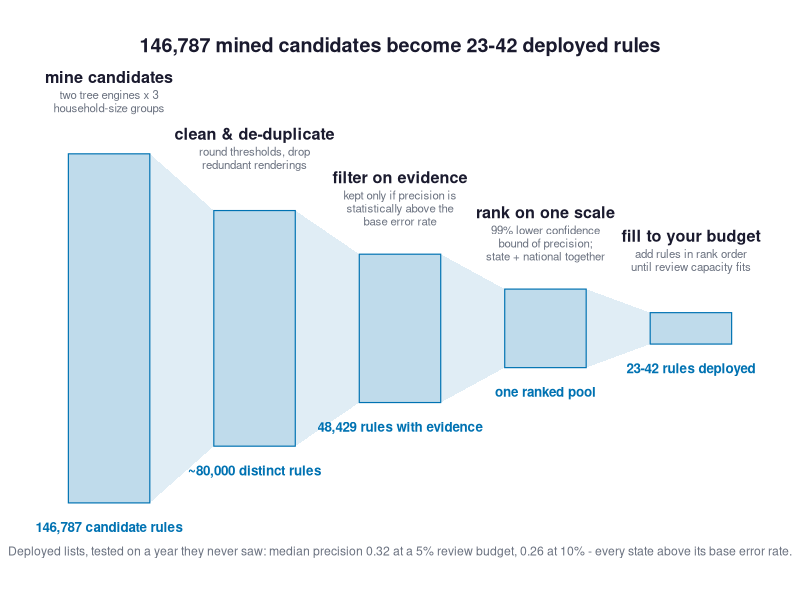
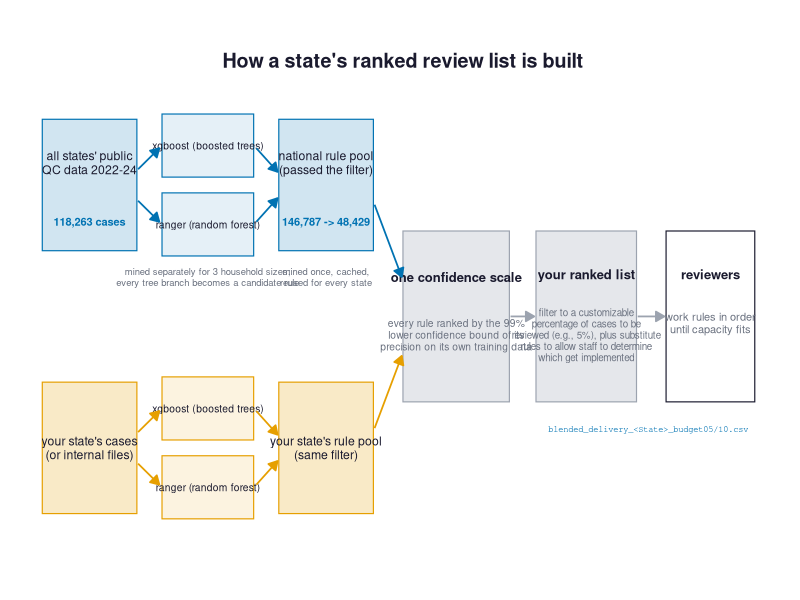
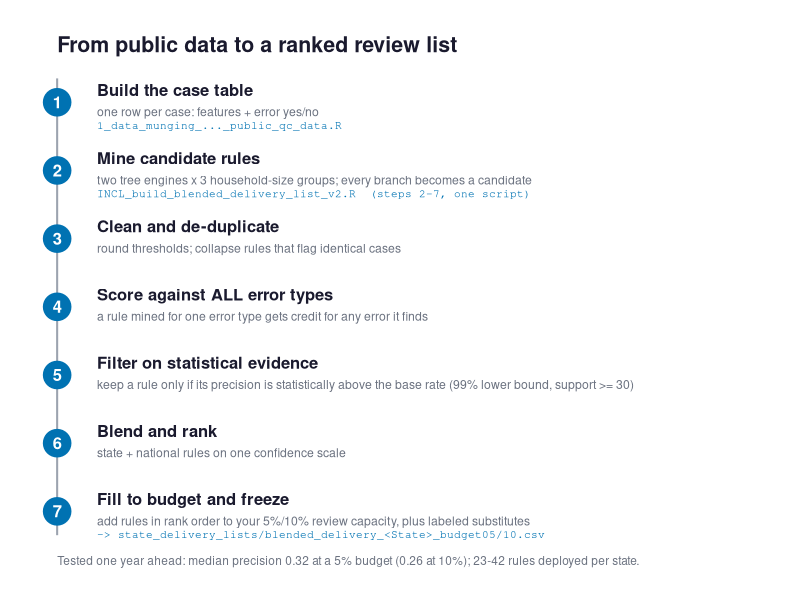

These figures' R source, in order:
# Three candidate figures explaining the delivery-list pipeline, for the deck.
# Audience: state program analysts. All counts/precision figures are from the
# published any-error recipe (national 2022-24 pool; blended benchmark,
# findings 14-16).
#   A  funnel: mine everything, trust little (stage counts)
#   B  two streams: national + state pools merge on one confidence scale
#   C  recipe card: numbered steps, what you run and what you get
# Output: presentation_figures/pipeline_option_{A,B,C}.png

suppressMessages(library(ggplot2))
dir.create("presentation_figures", showWarnings = FALSE)

INK    <- "#1a1a2e"   # primary text
MUTED  <- "#6b7280"   # secondary text
BOX    <- "#e5e7eb"   # neutral structure fill
EDGE   <- "#9ca3af"
BLUE   <- "#0072B2"   # national / pipeline accent (Okabe-Ito)
ORANGE <- "#E69F00"   # the state's own data accent (Okabe-Ito)

arrowspec <- arrow(length = unit(7, "pt"), type = "closed")

## ── Option A: the funnel ──────────────────────────────────────────────────────
stages <- data.frame(
  x = 1:5,
  half = c(2.0, 1.35, 0.85, 0.45, 0.18),
  title = c("mine candidates", "clean & de-duplicate", "filter on evidence",
            "rank on one scale", "fill to your budget"),
  sub = c("two tree engines x 3\nhousehold-size groups",
          "round thresholds, drop\nredundant renderings",
          "kept only if precision is\nstatistically above the\nbase error rate",
          "99% lower confidence\nbound of precision;\nstate + national together",
          "add rules in rank order\nuntil review capacity fits"),
  n = c("146,787 candidate rules", "~80,000 distinct rules",
        "48,429 rules with evidence", "one ranked pool",
        "23-42 rules deployed")
)
polys <- do.call(rbind, lapply(1:4, function(i) data.frame(
  id = i,
  x = c(stages$x[i] + 0.28, stages$x[i + 1] - 0.28,
        stages$x[i + 1] - 0.28, stages$x[i] + 0.28),
  y = c(stages$half[i], stages$half[i + 1],
        -stages$half[i + 1], -stages$half[i])
)))
pA <- ggplot() +
  geom_polygon(data = polys, aes(x, y, group = id), fill = BLUE, alpha = 0.12) +
  geom_rect(data = stages,
            aes(xmin = x - 0.28, xmax = x + 0.28, ymin = -half, ymax = half),
            fill = BLUE, alpha = 0.25, colour = BLUE, linewidth = 0.4) +
  geom_text(data = stages, aes(x, half + 0.95, label = title),
            fontface = "bold", size = 4.1, colour = INK, vjust = 1) +
  geom_text(data = stages, aes(x, half + 0.73, label = sub),
            size = 2.9, colour = MUTED, vjust = 1, lineheight = 0.95) +
  geom_text(data = stages, aes(x, -half - 0.22, label = n),
            size = 3.4, colour = BLUE, fontface = "bold", vjust = 1) +
  annotate("text", x = 3, y = 3.25,
           label = "146,787 mined candidates become 23-42 deployed rules",
           size = 5, fontface = "bold", colour = INK) +
  annotate("text", x = 3, y = -2.55,
           label = "Deployed lists, tested on a year they never saw: median precision 0.32 at a 5% review budget, 0.26 at 10% - every state above its base error rate.",
           size = 3.1, colour = MUTED) +
  coord_cartesian(xlim = c(0.5, 5.5), ylim = c(-2.8, 3.45)) +
  theme_void()
ggsave("presentation_figures/pipeline_option_A.png", pA,
       width = 11, height = 5.4, dpi = 300, bg = "white")

## ── Option B: two streams merge ───────────────────────────────────────────────
box <- function(x, y, w, h, fill, colour = NA) {
  annotate("rect", xmin = x - w/2, xmax = x + w/2, ymin = y - h/2, ymax = y + h/2,
           fill = fill, colour = colour, linewidth = 0.4)
}
lbl <- function(x, y, text, size = 3.4, col = INK, face = "plain", lh = 0.95)
  annotate("text", x = x, y = y, label = text, size = size, colour = col,
           fontface = face, lineheight = lh)
seg <- function(x1, y1, x2, y2, col = EDGE)
  annotate("segment", x = x1, y = y1, xend = x2, yend = y2,
           colour = col, linewidth = 0.6, arrow = arrowspec)

chip <- function(x, y, w, h, fill, colour, text, tsize = 2.6) {
  list(box(x, y, w, h, fill = fill, colour = colour),
       lbl(x, y, text, tsize, INK, lh = 0.9))
}
pB <- ggplot() +
  # ── national lane ──
  box(1.0, 3.0, 1.6, 1.0, fill = scales::alpha(BLUE, 0.18), colour = BLUE) +
  lbl(1.0, 3.17, "all states' public
QC data 2022-24", 3.1, INK) +
  lbl(1.0, 2.72, "118,263 cases", 2.8, BLUE, "bold") +
  chip(3.0, 3.30, 1.55, 0.48, scales::alpha(BLUE, 0.10), BLUE,
       "xgboost (boosted trees)") +
  chip(3.0, 2.70, 1.55, 0.48, scales::alpha(BLUE, 0.10), BLUE,
       "ranger (random forest)") +
  lbl(3.0, 2.30, "mined separately for 3 household sizes;
every tree branch becomes a candidate rule", 2.4, MUTED) +
  seg(1.82, 3.12, 2.18, 3.28, BLUE) + seg(1.82, 2.88, 2.18, 2.72, BLUE) +
  seg(3.82, 3.28, 4.18, 3.10, BLUE) + seg(3.82, 2.72, 4.18, 2.90, BLUE) +
  box(5.0, 3.0, 1.6, 1.0, fill = scales::alpha(BLUE, 0.18), colour = BLUE) +
  lbl(5.0, 3.17, "national rule pool
(passed the filter)", 3.1, INK) +
  lbl(5.0, 2.72, "146,787 -> 48,429", 2.8, BLUE, "bold") +
  lbl(5.0, 2.30, "mined once, cached,
reused for every state", 2.4, MUTED) +
  # ── state lane ──
  box(1.0, 1.0, 1.6, 1.0, fill = scales::alpha(ORANGE, 0.22), colour = ORANGE) +
  lbl(1.0, 1.0, "your state's cases
(or internal files)", 3.1, INK) +
  chip(3.0, 1.30, 1.55, 0.48, scales::alpha(ORANGE, 0.12), ORANGE,
       "xgboost (boosted trees)") +
  chip(3.0, 0.70, 1.55, 0.48, scales::alpha(ORANGE, 0.12), ORANGE,
       "ranger (random forest)") +
  seg(1.82, 1.12, 2.18, 1.28, ORANGE) + seg(1.82, 0.88, 2.18, 0.72, ORANGE) +
  seg(3.82, 1.28, 4.18, 1.10, ORANGE) + seg(3.82, 0.72, 4.18, 0.90, ORANGE) +
  box(5.0, 1.0, 1.6, 1.0, fill = scales::alpha(ORANGE, 0.22), colour = ORANGE) +
  lbl(5.0, 1.0, "your state's rule pool
(same filter)", 3.1, INK) +
  # ── merge on one scale ──
  box(7.2, 2.0, 1.8, 1.3, fill = BOX, colour = EDGE) +
  lbl(7.2, 2.30, "one confidence scale", 3.3, INK, "bold") +
  lbl(7.2, 1.86, "every rule ranked by the 99%
lower confidence bound of its
precision on its own training data", 2.6, MUTED) +
  seg(5.82, 2.85, 6.28, 2.30, BLUE) +
  seg(5.82, 1.15, 6.28, 1.70, ORANGE) +
  # ── frozen list ──
  box(9.4, 2.0, 1.7, 1.3, fill = BOX, colour = EDGE) +
  lbl(9.4, 2.32, "your ranked list", 3.3, INK, "bold") +
  lbl(9.4, 1.86, "filter to a customizable
percentage of cases to be
reviewed (e.g., 5%), plus substitute
rules to allow staff to determine
which get implemented", 2.5, MUTED) +
  seg(8.12, 2.0, 8.52, 2.0) +
  # ── deployment ──
  box(11.5, 2.0, 1.5, 1.3, fill = "white", colour = INK) +
  lbl(11.5, 2.32, "reviewers", 3.3, INK, "bold") +
  lbl(11.5, 1.95, "work rules in order
until capacity fits", 2.8, MUTED) +
  seg(10.27, 2.0, 10.72, 2.0) +
  annotate("text", x = 10.45, y = 1.14, hjust = 0.5, label = "blended_delivery_<State>_budget05/10.csv",
           size = 2.2, colour = BLUE, family = "mono") +
  lbl(6.3, 3.95, "How a state's ranked review list is built", 5, INK, "bold") +
  coord_cartesian(xlim = c(0.1, 12.4), ylim = c(0.05, 4.2)) +
  theme_void()
ggsave("presentation_figures/pipeline_option_B.png", pB,
       width = 13.2, height = 4.9, dpi = 300, bg = "white")

## ── Option C: the recipe card ─────────────────────────────────────────────────
steps <- data.frame(
  y = 7:1,
  n = 1:7,
  title = c("Build the case table",
            "Mine candidate rules",
            "Clean and de-duplicate",
            "Score against ALL error types",
            "Filter on statistical evidence",
            "Blend and rank",
            "Fill to budget and freeze"),
  what = c("one row per case: features + error yes/no",
           "two tree engines x 3 household-size groups; every branch becomes a candidate",
           "round thresholds; collapse rules that flag identical cases",
           "a rule mined for one error type gets credit for any error it finds",
           "keep a rule only if its precision is statistically above the base rate (99% lower bound, support >= 30)",
           "state + national rules on one confidence scale",
           "add rules in rank order to your 5%/10% review capacity, plus labeled substitutes"),
  runs = c("1_data_munging_..._public_qc_data.R",
           "INCL_build_blended_delivery_list_v2.R  (steps 2-7, one script)",
           "", "", "", "",
           "-> state_delivery_lists/blended_delivery_<State>_budget05/10.csv")
)
pC <- ggplot(steps) +
  annotate("segment", x = 0.32, xend = 0.32, y = 0.65, yend = 7.35,
           colour = EDGE, linewidth = 0.7) +
  geom_point(aes(x = 0.32, y = y), size = 9, colour = BLUE) +
  geom_text(aes(x = 0.32, y = y, label = n), colour = "white",
            size = 4.2, fontface = "bold") +
  geom_text(aes(x = 0.55, y = y + 0.18, label = title), hjust = 0,
            size = 4.2, fontface = "bold", colour = INK) +
  geom_text(aes(x = 0.55, y = y - 0.14, label = what), hjust = 0,
            size = 3.1, colour = MUTED) +
  geom_text(aes(x = 0.55, y = y - 0.34, label = runs), hjust = 0,
            size = 2.8, colour = BLUE, family = "mono") +
  annotate("text", x = 0.32, y = 7.85, hjust = 0,
           label = "From public data to a ranked review list",
           size = 5.4, fontface = "bold", colour = INK) +
  annotate("text", x = 0.32, y = 0.28, hjust = 0,
           label = "Tested one year ahead: median precision 0.32 at a 5% budget (0.26 at 10%); 23-42 rules deployed per state.",
           size = 3.0, colour = MUTED) +
  coord_cartesian(xlim = c(0.2, 4.4), ylim = c(0.1, 8.1)) +
  theme_void()
ggsave("presentation_figures/pipeline_option_C.png", pC,
       width = 9, height = 7, dpi = 300, bg = "white")

cat("wrote pipeline_option_A/B/C.png\n")
